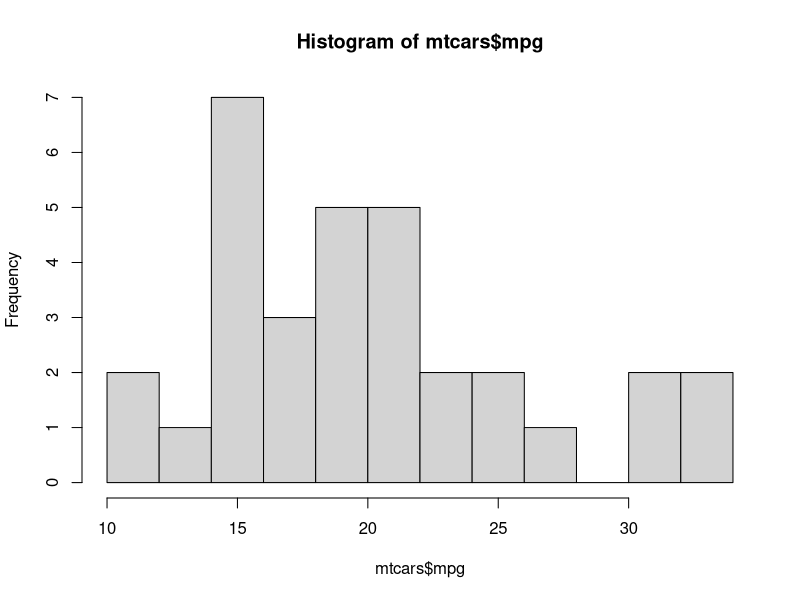
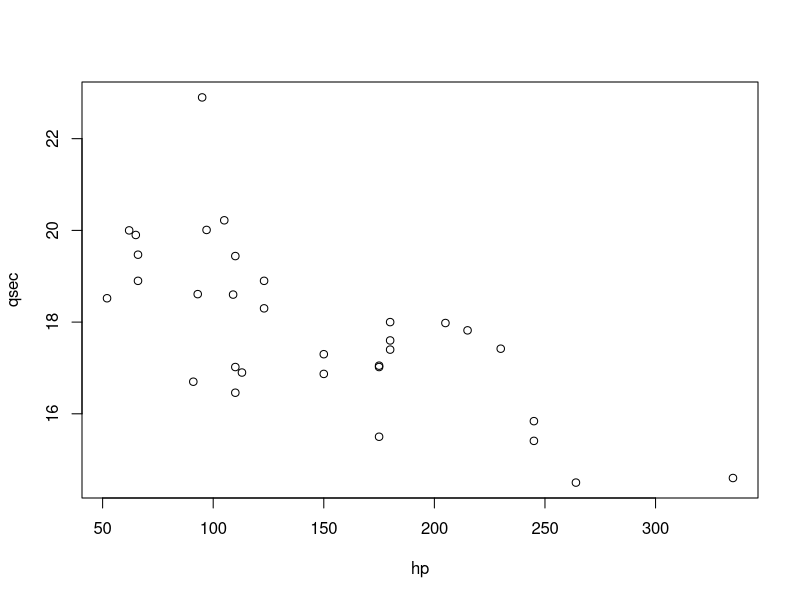
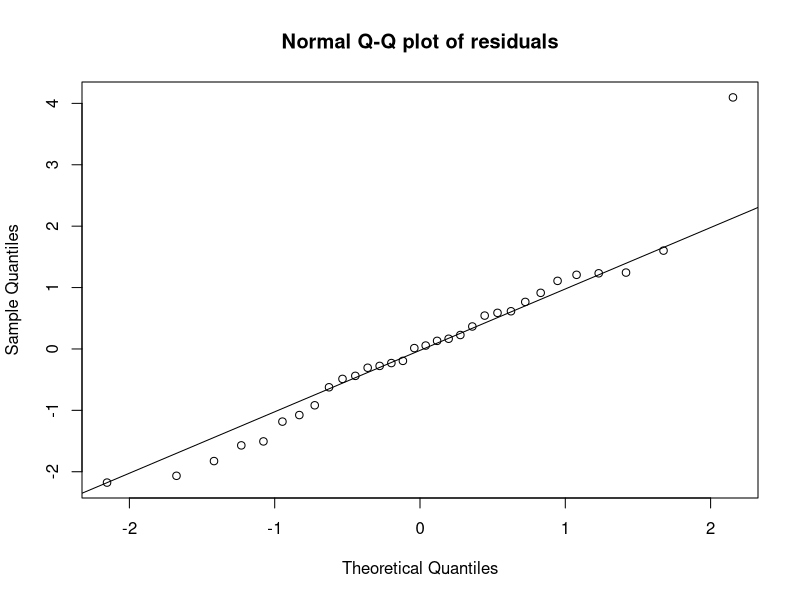
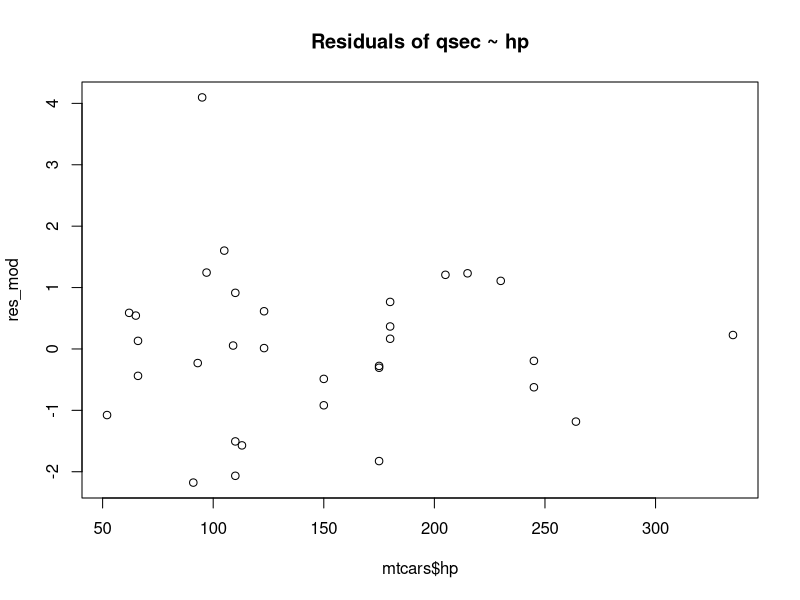
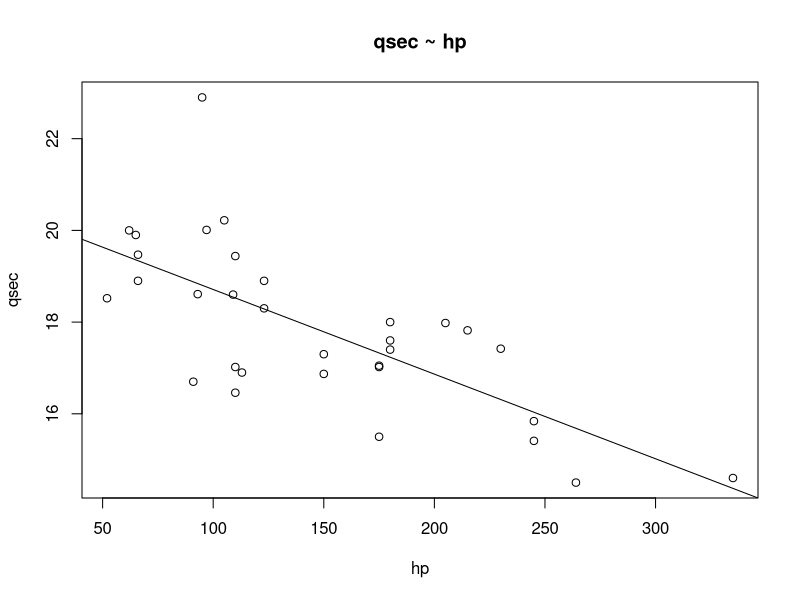
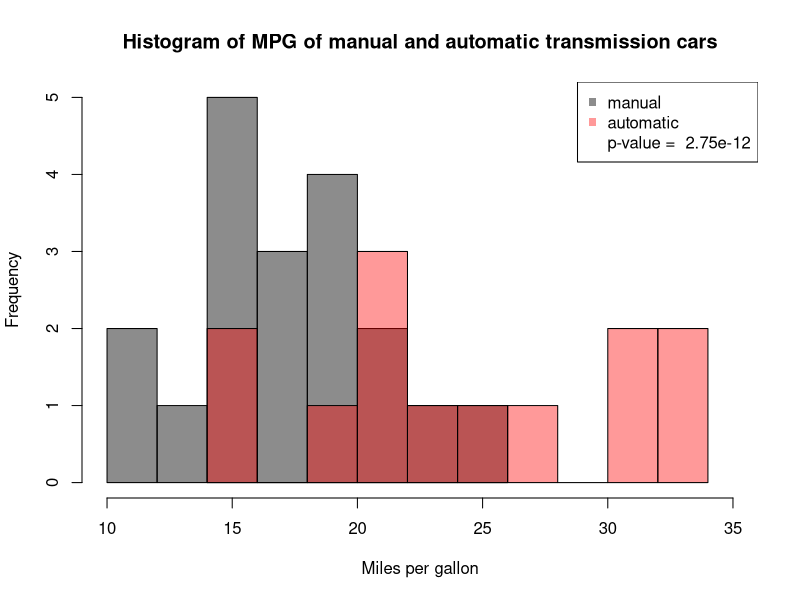
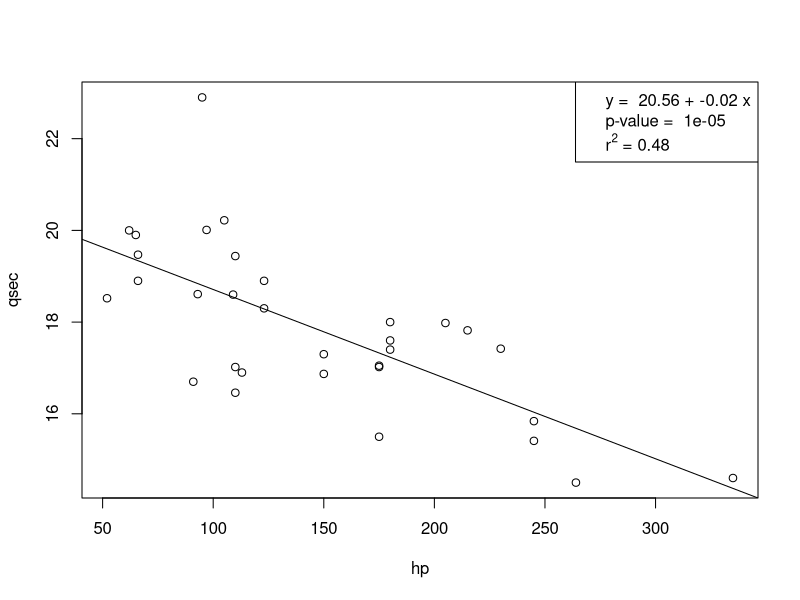

Recreate these plots in R, in order.
## STATISTICS IN R WORKSHOP
## Center for Research Data and Digital Scholarship
## University of Colorado, Boulder

## N. Chardon
## 2 Nov / 8 Nov 2017

## Aims: 
## 1. Explore raw data to identify research questions and corresponding hypotheses
## 2. Identify and execute appropriate statistical tests for (1)
## 3. Check if assumptions of tests in (2) are met
## 4. Visualize and interpret results


## Using this script:
## 1. The symbol '#' denotes comments. 
##    If in the same line as a command, these comments describe what the command executes.
## 2. All sections labeled 'PRACTICE' are meant to be completed on your own. 
## 3. The corresponding voiceover to this script is available on OSF: https://osf.io/6jb9t/


## Disclaimer: This script was written by Nathalie Chardon and reflects her coding style. 
## The University of Colorado, Boulder takes no responsibility for the content.




# # # # # # # # # # # # # # # # # # # # # # # # # # # # # # # # # # # # # # # # # # # # # # # # # # 

# # WELCOME! # # 

# # # # # # # # # # # # # # # # # # # # # # # # # # # # # # # # # # # # # # # # # # # # # # # # # # 


# Introduce yourself to your neighbor(s)


# What statistical tests are used in your field, by your colleagues, and by you? 




# # # # # # # # # # # # # # # # # # # # # # # # # # # # # # # # # # # # # # # # # # # # # # # # # # 

# # GETTING STARTED # # 

# # # # # # # # # # # # # # # # # # # # # # # # # # # # # # # # # # # # # # # # # # # # # # # # # # 


# # R REVIEW # # -----------------------------------------------------------------------------------

# Executing commands (i.e. telling R what you want it to do):

# 1. '>' is the prompt (i.e. "Hi I'm R, what do you want me to do now?")

# 2. Type code (i.e. "Hi I'm your new user, this is what I want you to do.") in Console or R Script

# 3. Hit 'enter' in Console or 'run' in Script

# Keyboard shortcut:	Ctrl+Enter (Windows) or	Command+Enter (Mac)


# # INSTALL PACKAGES & LOAD DATA # # ---------------------------------------------------------------

install.packages('car') #install package needed later on

library(car) #load package into R's environment

data(mtcars) #bring mtcars dataset into environment




# # # # # # # # # # # # # # # # # # # # # # # # # # # # # # # # # # # # # # # # # # # # # # # # # # 

# # 1. RAW DATA # # 

# # # # # # # # # # # # # # # # # # # # # # # # # # # # # # # # # # # # # # # # # # # # # # # # # # 


# # DATA # # --------------------------------------------------------------------------------------- 

# What is in your data? 

head(mtcars) #displays first 6 rows of dataframe

?mtcars #documentation for this data, useful to create for own data as separate text file

summary(mtcars) #statistical summary of each column


# How is your data organized? 

colnames(mtcars) #column names

str(mtcars) #structure: make sure your numeric variables are numeric! 

dim(mtcars) #rows, columns


# # WHAT TO TEST # # -------------------------------------------------------------------------------

# What is a question you could answer with this sample data?
#
#

# EX1: Does transmission type (am) affect miles/gallon (mpg)? 

# EX2: Does horsepower (hp) affect 1/4 mile time (qsec)?


# NOTE: Best practice is, of course, to decide on your research questions prior to data collection.


# # HYPOTHESES # # ---------------------------------------------------------------------------------

# Null hypothesis (H_0): statement you expect to prove false (e.g. no effects)

# Alternative hypothesis (H_A): opposite from H_0, what you expect to happen (e.g. effects)


# What are you corresponding hypotheses (H_0 and H_A) to your question? 
#
#


# What are your hypotheses (H_0 and H_A) for EX1 and EX2?
#
#

# H1_0: Manual and automatic transmission cars have the same mpg.

# H1_A: Manual transmission cars have higher mpg.


# H2_0: Horsepower does not influence acceleration (1/4 mile time).

# H2_A: Cars with higher horsepower accelerate (have a lower 1/4 mile time) faster.


# Why set a specific null hypothesis? 

# Statistical testing = hypothesis testing

# Designed to reject, or not reject, a null hypothesis based on the data.

# They do not allow you to find evidence for, just evidence AGAINST, a statement.




# # # # # # # # # # # # # # # # # # # # # # # # # # # # # # # # # # # # # # # # # # # # # # # # # # 

# # 2. STATISTICAL TESTS # # 

# # # # # # # # # # # # # # # # # # # # # # # # # # # # # # # # # # # # # # # # # # # # # # # # # # 


# INTERPRETING STATISTICAL TESTS: P-VALUE # --------------------------------------------------------

# Probability of observing an effect given that H_0 is TRUE = observing an effect when there
# is actually no effect (false positive: Type I error). 

# We want this probability to be very low, and 5% chance is accepted in many fields.

# Significance level (alpha) is what you decide this probablity should be.

# EX: If p-value = 0.05, there is only a 5% chance your statistical test found an effect even though 
# there is none. If we set alpha = 0.05, we can REJECT H_0, as we found evidence AGAINST it.


# WHICH TEST TO USE? # -----------------------------------------------------------------------------

# For EX1 and EX2, define the independent variable, dependent variable, and variable type for each. 
#
#

# EX1

# independent variable, type (numerical continuous or discrete counts) = 

# dependent variable, type = 


# EX2

# independent variable, type = 

# dependent variable, type = 


# WILCOXON-MANN-WHITNEY TEST # ---------------------------------------------------------------------

# H_0 to test: sample means of dependent variable are equal

# Independent variable = 2 independent groups

# Dependent variable = numerical continuous

# Which of the two examples can we test with this?
#
#


# Perform a Wilcoxon-Mann-Whitney test:

wil_test <- wilcox.test(mtcars$am, mtcars$mpg) #x, y (independent, dependent variable)

# NOTE: Use additional argument (paired = TRUE) if your observations are paired (ex: before-after).


# Call wil_test to see what the probability of this result is, if H_0 were true?
#
#


# Will you reject H_0? Why or why not?
#
#


# YOUR WILCOXON-MANN-WHITNEY TEST # ----------------------------------------------------------------

# Establish hypotheses for another relationship in mtcars
# HINT: Look for categorical and numeric variables with ?mtcars
#
#

# H_0: 

# H_A:


# Create an object with a Wilcoxon-Mann-Whitney test testing this relationship
#
#


# Call your model object to decide if you reject your H_0
#
#

# reject? = 


# SIMPLE LINEAR REGRESSION # -----------------------------------------------------------------------

# H_0 to test: slope of dependent variable is 0 (there is no relationship between x and y)

# Independent variable = numerical continuous

# Dependent variable = numerical continuous

# Which of the two examples can we test with this?
#
#


# Perform a simple linear regression: 

lm(qsec ~ hp, data = mtcars) #linear model fit of (y ~ x, data = your dataframe)

# What does this output tell you?
#
#

# Intercept = 

# Slope of regression line =

# y = b + mx -->


# Store model as an object for interpretation with summary()

mod <- lm(qsec ~ hp, data = mtcars)

summ_mod <- summary(mod) #create object of model summary (this object is a list)


# Look at summ_mod. What does the second line of 'Coefficients' tell you?
#
#

# t value: estimate / std. error (used to find p-value) 

# Pr(>|t|): p-value for the t-test of H_0 (coefficient estimate or slope = 0) 
# --> Proportion of sample t distribution greater than t value, relative to 'null distribution'
# that has no effects.


# Do you reject H_0?
#
#


# YOUR SIMPLE LINEAR REGRESSION # ------------------------------------------------------------------

# Establish a H_0 for another relationship in mtcars
# HINT: Look for numeric continuous variables
#
#

# H_0: 

# H_A:


# Create an object with a linear regression model testing this relationship
#
#


# Look at your model object and write out the equation of the modeled slope
#
#

# y = b + mx


# Call summary() on your model object to decide if you reject your H_0
#
#

# reject? = 


# PRACTICE # ---------------------------------------------------------------------------------------

# Visit <https://feliperego.github.io/blog/2015/10/23/Interpreting-Model-Output-In-R> 
# and <https://stats.idre.ucla.edu/sas/output/regression-analysis/>
# to interpret and understand other model outputs.


# EXTRACTING MODEL ELEMENTS

# Coefficients

summ_mod$coefficients #all coefficients

summ_mod$coefficients[2,1] #row 2, column 1 of coefficients (= estimate for hp)

# Extract the standard error and p-value of hp, and the estimate for the intercept
#
#

summ_mod$coefficients[2,2] #standard error of hp

summ_mod$coefficients[2,4] #p-value of hp

summ_mod$coefficients[1,1] #estimate for intercept


# Residuals

summ_mod$residuals


# R-squared and adjusted r-squared 

summ_mod$r.squared #r squared

summ_mod$adj.r.squared #adjusted r squared


# NOTE: Some elements in summ_mod contain just one value, others contain a longer vector or matrix. 
# This means that individual values can either be extracted by calling that list element (with $), 
# or by indexing a position within a list element(with $ and [])


# Practice extracting other elements from summ_mod
# HINT: run str(summ_mod) to check what else this list contains
#
#




# # # # # # # # # # # # # # # # # # # # # # # # # # # # # # # # # # # # # # # # # # # # # # # # # # 

# # 3. ASSUMPTIONS # # 

# # # # # # # # # # # # # # # # # # # # # # # # # # # # # # # # # # # # # # # # # # # # # # # # # # 


# WILCOXON-MANN-WHITNEY TEST VS. T-TEST # ----------------------------------------------------------

# WILCOXON-MANN-WHITNEY TEST: is non-parametric (does not assume a certain data distribution).

# T-TEST: assumes a normal distribution of your dependent variable.


# Check if mpg from EX1 is normally distributed:

hist(mtcars$mpg, breaks = 10) #histogram of mpg with 10 splits (or 'bins')

# NOTE: Q-Q plots (discussed below) are a better way to check normality because histograms can look
# drastically different depending on the number of bins used.

# Could you use a t-test to determine if manual vs. automatic transmission cars have different mpg?
#
#




# YOUR WILCOXON-MANN-WHITNEY TEST ASSUMPTIONS # ----------------------------------------------------

# Check if your dependent variable from your test is normally distributed with a histogram as above
#
#




# THREE BASIC ASSUMPTIONS OF LINEAR REGRESSION # ---------------------------------------------------

# 1. LINEAR RELATIONSHIP between x and y # ---------------------------------------------------------

plot(qsec ~ hp, data = mtcars) 

# Is this relationship linear?
#
#




# YOUR REGRESSION - LINEARITY: Plot your y ~ x to check if the relationship is linear
#
#
# linear? = 




# 2. Residuals have a) normal distribution & are b) independent and c) identically distributed # ---

# IID: independent & identically distributed

# Residual = y - sample mean of y

# Residual standard error = average amount that residuals deviate from regression line


# Create object with residual values

res_mod <- resid(mod) #model residuals




# YOUR REGRESSION - RESIDUALS: Create an object of your residuals 
#
#




# 2.a) Check for NORMALITY with a probability (= quantile or Q-Q) plot # ---------------------------

qqnorm(res_mod, main = 'Normal Q-Q plot of residuals') #plots residual quantiles ~ normal quantiles

# NOTE: Quantiles = percentile under which the data falls (EX: 0.25 quantile = 25th percentile = 
# 25% of the data lies below this point, which is -1 for a normal distribution)


qqline(res_mod) #reference line for normal distribution (deviations from line = non-normal)


# Do residuals follow a NORMAL distribution? 
#
#

# NOTE: Another data characteristic we can see here is that there are few data at the lowest and 
# upper quantiles, which affects these quantiles. 




# YOUR REGRESSION - NORMAL DISTRIBUTION: Create a qq plot & qqline of your residuals
#
#
# normal distribution of residuals? =




# 2.b) Check for INDEPENDENCE # --------------------------------------------------------------------

plot(res_mod ~ mtcars$hp, main = 'Residuals of qsec ~ hp') #plots residuals ~ independent variable

# Are residuals INDEPENDENT of explanatory variable?
# HINT: Is there a random or non-random clustering of the residuals across x-variable?
#
#



# YOUR REGRESSION - INDEPENDENCE: Plot (residuals ~ x variable)
#
#
# residuals independent of explanatory variable? = 




# 2.c) Check for IDENTICALLY DISTRIBUTED residuals (homoscedasticity) # ----------------------------

plot(qsec ~ hp, data = mtcars, main = 'qsec ~ hp') #plots raw data

abline(mod) #add fitted linear regression line

# Are the residuals EQUALLY DISTRIBUTED across the regression line?
# HINT: Look at the distance from each point to the line (= residual).
#
#


# SYNTHESIS: Does the model qsec ~ hp meet the basic assumptions of simple linear regression?
#
#




# YOUR REGRESSION - IDENTICAL DISTRIBUTION: Plot (y ~ x) and add your regression line 
#
#
# identical distance of each data point to regression line? = 




# YOUR REGRESSION - SYNTHESIS: Does your model meet basic linear regression assumptions?
#
#




# PRACTICE # ---------------------------------------------------------------------------------------

# # 3rd ASSUMPTION of linear regression # #

# 3. Little to no multicollinearity (high correlation) in the independent variables

# Visit <https://www.statmethods.net/stats/rdiagnostics.html> for examples on how to check this


# # LINEAR REGRESSION VS. NON-PARAMETRIC TESTS # #

# SIMPLE LINEAR REGRESSION: assumes normal distribution of dependent variable

# NON-PARAMETRIC CORRELATION: non-parametric distribution of dependent variable 

# cor.test(x1, x2) #test correlation between variable 1 and variable 2


# SIMPLE LOGISTIC REGRESSION: categorical dependent variable & no normal distribution of residuals

# glm(y ~ x, data = your dataframe) #generalized linear model fit

# NOTES: 

# a) Still need to check assumptions! 
# <http://www.statisticssolutions.com/assumptions-of-logistic-regression/>

# b) Y must be factor variable (can convert with as.factor() )


# # OTHER STATISTICAL TESTS # #

# Visit <https://stats.idre.ucla.edu/other/mult-pkg/whatstat/> to understand what statistical
# tests to use with other combinations of dependent and independent variables. 

# Click on the 'R' link for a certain test to see example R code.




# # # # # # # # # # # # # # # # # # # # # # # # # # # # # # # # # # # # # # # # # # # # # # # # # #

# # 4. VISUALIZATION # # 

# # # # # # # # # # # # # # # # # # # # # # # # # # # # # # # # # # # # # # # # # # # # # # # # # # 


# WILCOXON-MANN-WHITNEY TEST # ---------------------------------------------------------------------

# Create subset data frames corresponding to the groups compared

man_tran <- mtcars[which(mtcars$am == 0),] #subset of am = 0 (need "," because extracting all rows)

aut_tran <- mtcars[which(mtcars$am == 1),] #subset of am = 1


# Create color for each group 

man_col <- rgb(0.1,0.1,0.1,0.5) #vector of (red, blue, green, alpha = transparency) between 0 and 1

aut_col <- rgb(1,0,0,0.4)

# NOTE: Can also specify this within histogram function instead of creating separate objects.


# Plot distributions of each group

hist(man_tran$mpg, #mpg of manual transmission group
     
     main = 'Histogram of MPG of manual and automatic transmission cars', #plot title
     
     xlab = 'Miles per gallon', #x-axis title
     
     xlim = c(10, 35), #create plotting space to encompass all data
     
     col = man_col) #color

hist(aut_tran$mpg, breaks = 10, #mpg of automatic transmission group
     
     add = TRUE, #adds this histogram to previous one
     
     col = aut_col)


# Why do we need to adjust the breaks in the second histogram?
# HINT: Run the code above without the 'breaks' argument.
#
#


# Add legend to last plot

legend('topright', #legend position (topright, bottomright, bottomleft, topleft)
       
       legend = c('manual', 'automatic'), #legend text
       
       pch = c(15,15), col = c(man_col, aut_col)) #symbol and color (needs to be in same order!)
       
       
# Add more descriptive legend to last plot

pval_wil <- round(wil_test$p.value, digits = 15) #round to specified (15) digits

legend('topright', #legend position (topright, bottomright, bottomleft, topleft)
       
       legend = c('manual', 'automatic',
                  
                  #paste text in quotations and extract text from other objects:
                  paste('p-value = ', pval_wil)), #concatenate strings separated by commas

       pch = c(15, 15, 15), col = c(man_col, aut_col, 'white')) #symbol and color

# NOTES: a) Third symbol invisible as p-value doesn't have a color.

# b) Legend only overwriting because it is larger than the first.

# c) Explain what statistical test you used in figure legend.


# SIMPLE LINEAR REGRESSION # -----------------------------------------------------------------------

# Review: add title, x-axis and y-axis labels to this plot
#
#

plot(qsec ~ hp, data = mtcars)


# Review: add regression line to plot

abline(mod)


# Add legend summarizing statistical results

int_mod <- round(summ_mod$coefficients[1,1], digits=2) #intercept value

est_mod <- round(summ_mod$coefficients[2,1], digits=2) #estimate value

pval_mod <- round(summ_mod$coefficients[2,4], digits=5) #p-value

r_mod <- summ_mod$adj.r.squared #adjusted r-squared = 0.48

legend('topright',
       
       legend = c(paste('y = ', int_mod, '+', est_mod, 'x'), #y = b + mx
                  
                  paste('p-value = ', pval_mod), #p-value
                  
                  expression(paste(r^2, ' = 0.48')))) #expression for mathematical text or symbols
         

# R-squared: how well model (in this case, regression) fits the data (0 = no fit, 1 = perfect fit)
# --> % of variation in y described by variation in x

# Adjusted r-squared: adjusts r-squared based on number of variables, important because r-squared
# increases with increasing number of variables


# PRACTICE # ---------------------------------------------------------------------------------------

# # YOUR HISTOGRAM FOR WILCOXON-MANN-WHITNEY TEST # #

# Follow example above to create a histogram illustrating your test results:

# Subset your data
#

# Create color vectors for each independent variable group
#

# Plot distribution of each group in one figure with hist() 
# HINT: Don't forget to add argument (add = TRUE) & set bin sizes to be equal between each group
#

# Add a basic legend
#

# Add a legend that describes your statistical result
# HINT: First create an object with your p-value that then you can insert using paste()
#




# # YOUR SCATTERPLOT FOR YOUR SIMPLE LINEAR REGRESSION TEST # #

# Follow example above to create a plot illustrating your linear regression results:

# Plot your data and give your plot a title and axes labels
#

# Add your linear regression line to your plot with abline()
#

# Add legend summarizing your statistical results
# HINT: First create objects with intercept, estimate, p-value, and r-squared values
#




# # # # # # # # # # # # # # # # # # # # # # # # # # # # # # # # # # # # # # # # # # # # # # # # # # 

# # REFERENCES # # 

# # # # # # # # # # # # # # # # # # # # # # # # # # # # # # # # # # # # # # # # # # # # # # # # # # 


# Ryan E. Langendorf and Katherine Lawry provided insightful comments and suggestions.

# Parts of this workshop reference University of Virgina, Laerd Statistics, idre, and Khan Academy:
# <http://data.library.virginia.edu/understanding-q-q-plots/>
# <https://statistics.laerd.com/statistical-guides/hypothesis-testing-3.php>
# <https://stats.idre.ucla.edu/other/mult-pkg/whatstat/>
# <https://www.khanacademy.org/math/ap-statistics/bivariate-data-ap/assessing-fit-least-squares-regression/v/r-squared-or-coefficient-of-determination>




# # # # # # # # # # # # # # # # # # # # # # # # # # # # # # # # # # # # # # # # # # # # # # # # # # 

# # RESOURCES # # 

# # # # # # # # # # # # # # # # # # # # # # # # # # # # # # # # # # # # # # # # # # # # # # # # # # 


# # CU BOULDER # #

# Center for Research Data and Digital Scholarship
# Hacky Hours: Wednesdays 4-6PM (Norlin E206)
# Events: < http://www.colorado.edu/crdds/events >
# Listserv: < https://lists.colorado.edu/sympa/subscribe/crdds-news >
# Workshop voiceovers and scripts: < https://osf.io/6jb9t/ >

# Laboratory for Interdisciplinary Statistical Analysis
# <http://www.colorado.edu/lab/lisa/resources>


# # ONLINE SUPPORT # # 

# R Cheat Sheets:
# <https://www.rstudio.com/resources/cheatsheets/>

# Data Carpentry
# <http://www.datacarpentry.org/R-ecology-lesson/04-visualization-ggplot2.html>

# R manuals by CRAN
# <https://cran.r-project.org/manuals.html>

# Basic Reference Card
# <https://cran.r-project.org/doc/contrib/Short-refcard.pdf>

# R for Beginners (Emmanuel Paradis)
# <https://cran.r-project.org/doc/contrib/Paradis-rdebuts_en.pdf>

# The R Guide (W. J. Owen)
# <https://cran.r-project.org/doc/contrib/Owen-TheRGuide.pdf>

# An Introduction to R (Longhow Lam)
# <https://cran.r-project.org/doc/contrib/Lam-IntroductionToR_LHL.pdf>

# Cookbook for R
# <http://www.cookbook-r.com/>

# Advanced R (Hadley Wickham)
# <http://adv-r.had.co.nz/>

# rseek: search most online R documentation and discussion forums
# <http://rseek.org/>

# The R Inferno: useful for trouble shooting errors
# <http://www.burns-stat.com/documents/books/the-r-inferno/>

# Google: endless blogs, posted Q & A, tutorials, references guides where you're often
# directed to sites such as Stackoverflow, Crossvalidated, and the R-help mailing list.


# # ONLINE TUTORIALS # #

# YouTube R channel
# <https://www.youtube.com/user/TheLearnR>

# R Programming in Coursera
# <https://www.coursera.org/learn/r-programming>

# Various R videos
# <http://jeromyanglim.blogspot.co.uk/2010/05/videos-on-data-analysis-with-r.html>



# # # # # # # # # # # # # # # # # # # # # # # # # # # # # # # # # # # # # # # # # # # # # # # # # #
